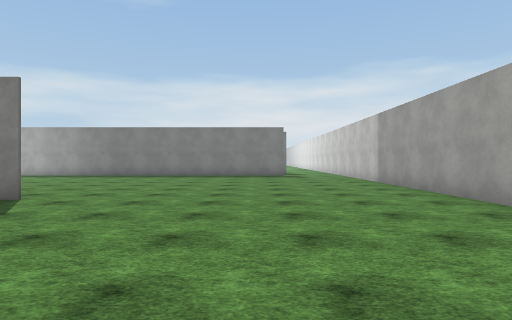
[1] (above)

24 first-person views from a walk through a scene from a Unity 3-D project. The camera is 1.4 m above the floor, looks level and sees 75° across. The floor is counted in squares, 2.17 m on a side. Each view is taken from the middle of a square. On the plan, view 1 faces up. The plan holds only what a view shows up to about 10 squares ahead; the rest is blank. The place goes on beyond the plan. The player character is not drawn. Surface patterns are stand-ins for the level's own textures.

[2]
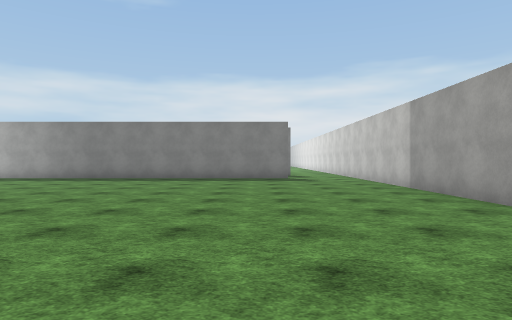

[3]
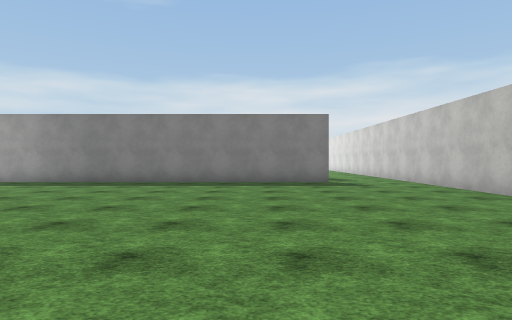

[4]
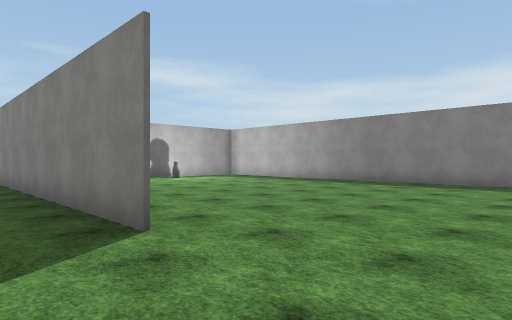

[5]
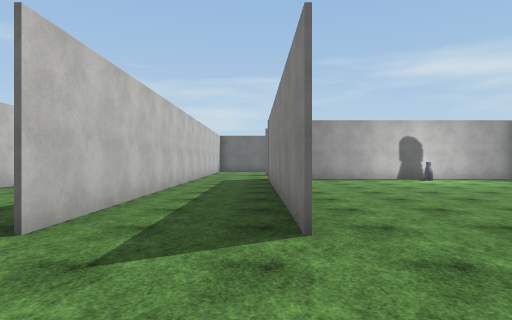

[6]
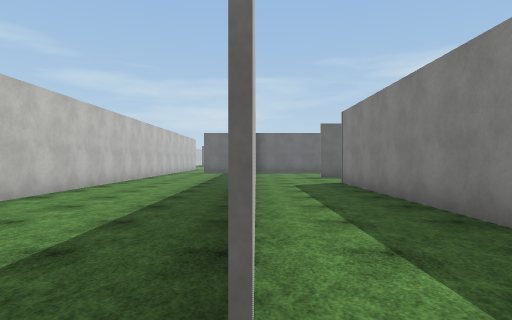

[7]
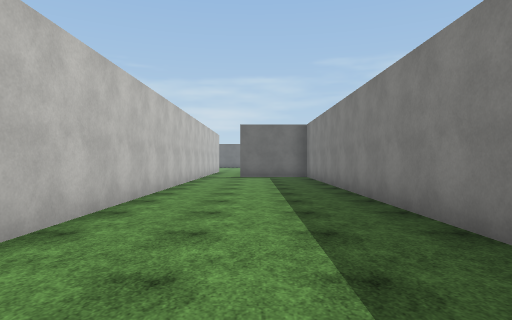

[8]
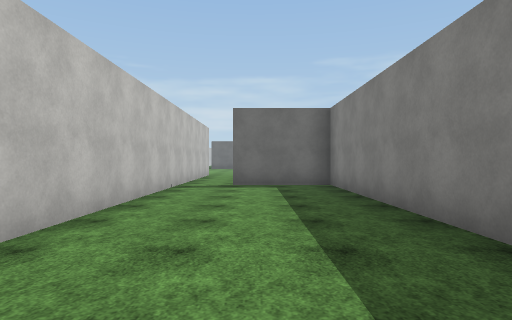

[9]
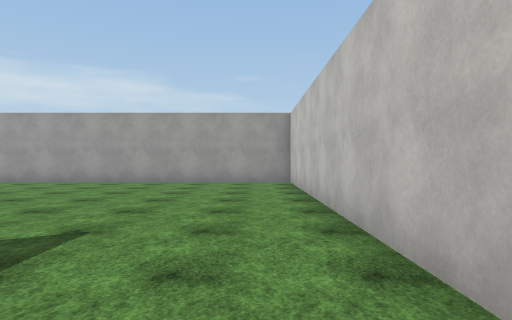

[10]
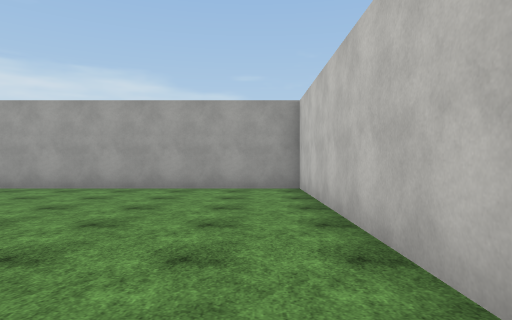

[11]
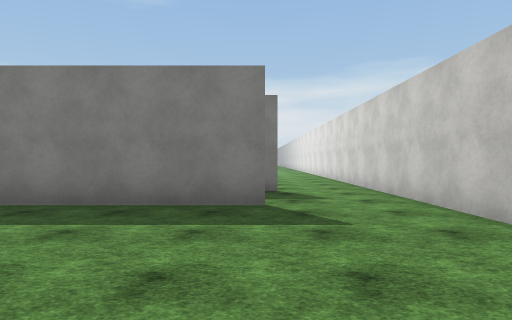

[12]
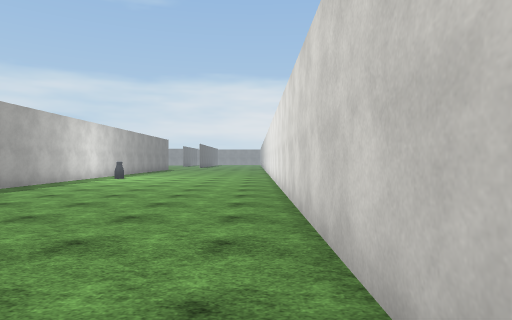

[13]
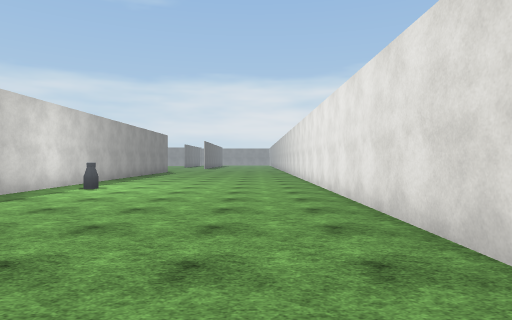

[14]
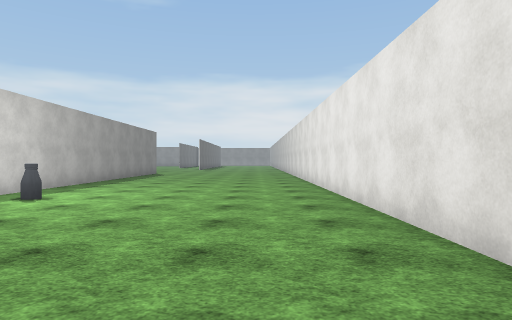

[15]
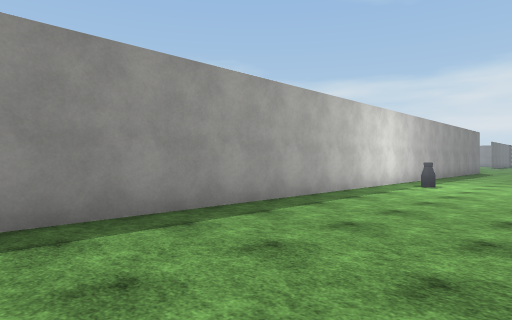

[16]
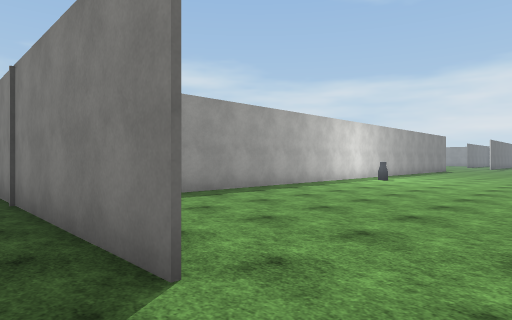

[17]
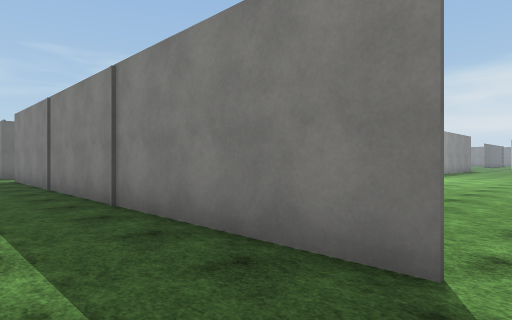

[18]
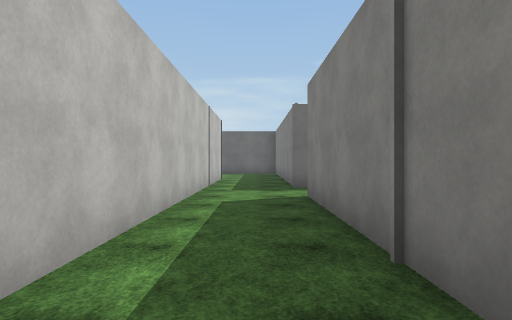

[19]
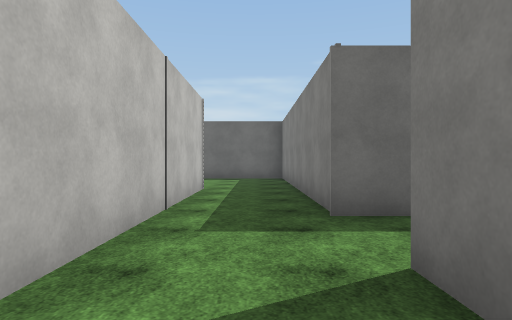

[20]
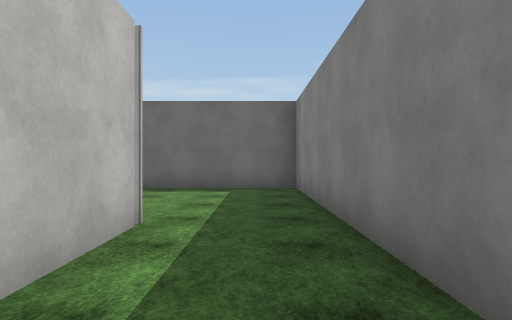

[21]
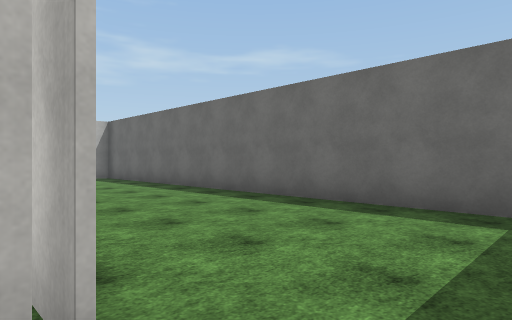

[22]
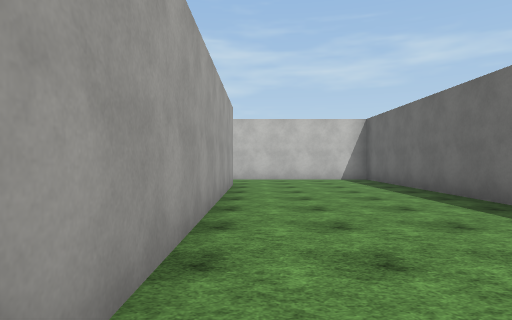

[23]
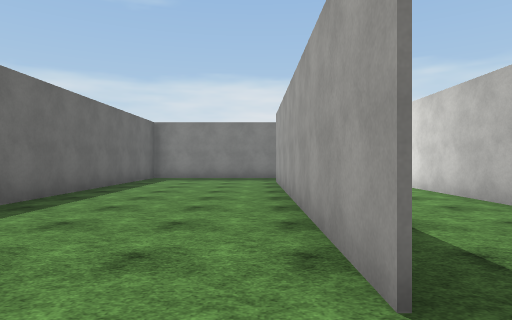

[24]
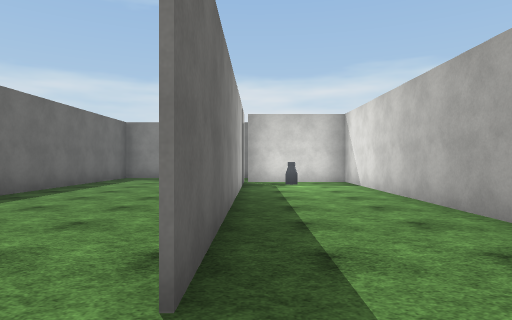

### Floor plan
Points are (right, up) in squares from view 1. A wall is a line through its corners. A room is listed if a view was taken in it or the views show most of it. See-through windows are left out.
Room 1 (views 1, 2, 3, 4, 5, 6, 7, 8, 9, 10, 11)
walls: (-3.8, 5.4) (-12.2, 5.4); (-9.5, 2.9) (-19.6, 2.9) (-19.6, 0.4); (-11, 3) (-3.8, 3); (-4.8, -1) (3.6, -1) (3.6, 13.5); (1.1, 13.8) (-8.5, 13.8); (-19.5, -1) (-8.1, -1)
ways out: opening at (2.5, 14) to room 2; opening at (-13, 4) to room 4; opening at (-20, 0)
Room 2 (views 12, 16, 17, 18, 19, 20, 21, 22, 23)
walls: (-15.4, 5.4) (-15.4, 13.8) (-5.5, 13.8); (-11.8, 16.9) (-11.8, 15.9) (-19.6, 15.9) (-19.6, 2.9); (1.5, 15.9) (-10, 15.9); (3.6, 13.5) (3.6, 16.5)
ways out: opening at (2.5, 14) to room 1; opening at (2.5, 16) to room 3; opening at (-15, 4.5) to room 4; opening at (-10.5, 16)
Room 3 (views 13, 14, 15)
walls: (-2.7, 30) (-2.7, 15.8); (3.6, 16.5) (3.6, 30)
ways out: opening at (2.5, 16) to room 2
objects: bottle (-2, 26)
Room 4 (view 24)
walls: (-12.4, 7.4) (-12.4, 13.8) (-15.3, 13.8) (-15.3, 5.4)
ways out: opening at (-13, 4) to room 1; opening at (-15, 4.5) to room 2
objects: bottle (-14, 13)

Where each view was taken, in squares from view 1:
view 1: 0 up, 0 right, facing up
view 2: 2 up, 0 right, facing up
view 3: 4 up, 1 left, facing up
view 4: 4 up, 1 left, facing up-left
view 5: 5 up, 1 left, facing left
view 6: 3 up, 3 left, facing left
view 7: 1 up, 7 left, facing left
view 8: 1 up, 11 left, facing left
view 9: 0 up, 6 left, facing right
view 10: 0 up, 4 left, facing right
view 11: 9 up, 1 right, facing up
view 12: 14 up, 3 right, facing up
view 13: 18 up, 2 right, facing up
view 14: 20 up, 2 right, facing up
view 15: 17 up, 1 right, facing up-left
view 16: 15 up, 3 right, facing up-left
view 17: 14 up, 2 right, facing up-left
view 18: 15 up, 4 left, facing left
view 19: 15 up, 8 left, facing left
view 20: 15 up, 12 left, facing left
view 21: 15 up, 15 left, facing down-left
view 22: 14 up, 16 left, facing down
view 23: 4 up, 16 left, facing up
view 24: 4 up, 15 left, facing up
